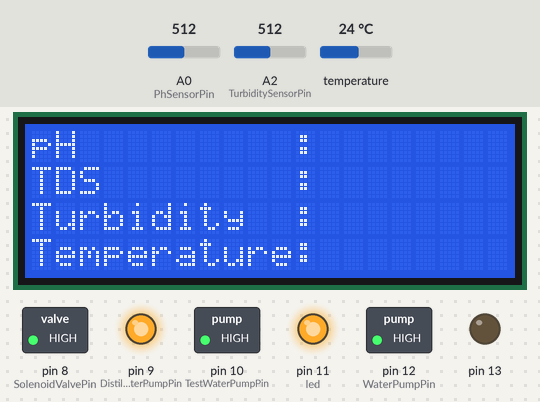
Simulated run of this sketch. Board: Arduino Mega 2560, built with avr-gcc and run on an emulated ATmega2560. Shown: 20×4 character LCD, switched loads named in the sketch (green lamp = pin HIGH), output pins drawn as LEDs (lit = HIGH). The test bench sets the inputs (shaded band); at power-on: A0 (PhSensorPin) = 512, A2 (TurbiditySensorPin) = 512, temperature 24 °C. What the sketch prints to the serial monitor is not drawn.

Above: at 5.2 s.
At 26.3 s:
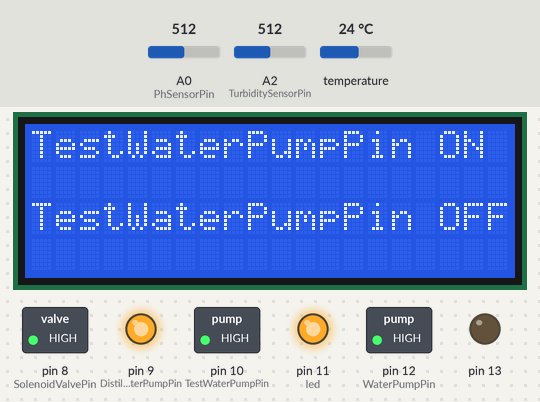
At 39.4 s:
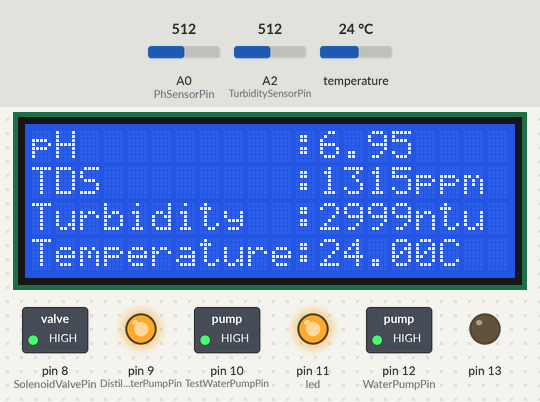
At 57.5 s:
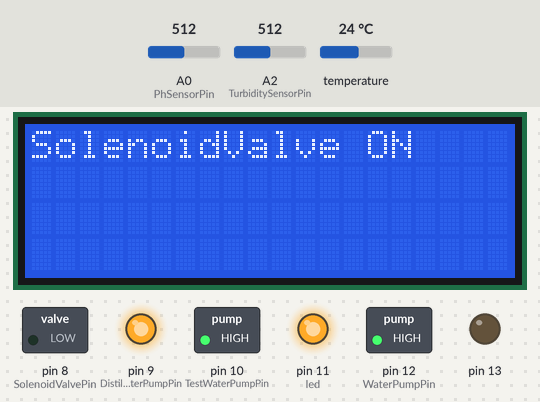
At 82.5 s:
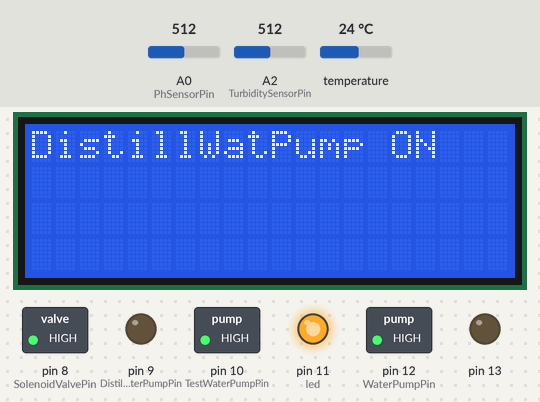
At 127.6 s:
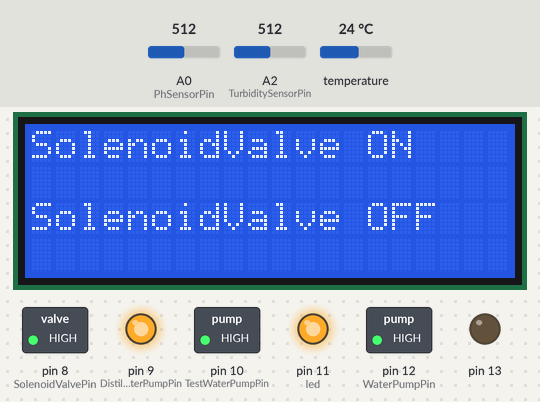
Timing chart, 0 to 129.1 s (numbered marks = the images above):
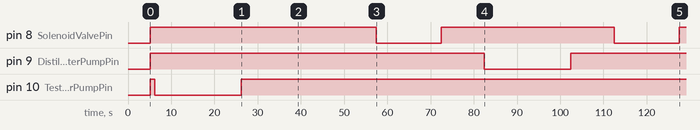

The sketch:

+20x4_LCD+DO_Prediction+Nodemcu+Actuators_Passive_Mode_-code.ino
```cpp
//This code is for running our RAS system in Passive Mode.We will take readings from Sensors and Predict Dissolved Oxygen from ML model and Send this data to cloud via IOT module and Run Actuators after fixed time interval(Passive Mode).
//Components like aerator will run indefinitely.
#define PhSensorPin A0       // the pH meter Analog output is connected with the Arduino’s Analog A0
unsigned long int avgValue;  //Store the average value of the sensor feedback
float b;
int buf[10], temp;


#include "GravityTDS.h"
#define TdsSensorPin A1
GravityTDS gravityTds;
float temperature = 25;
float tds = 0;


#define TurbiditySensorPin A2
float ntu;


#include <OneWire.h>
#include <DallasTemperature.h>
#define ONE_WIRE_BUS 3                                 //Connect temperature sensor Data wire i.e yellow wire to Arduino Digital Pin 3 (Because pin 0 is reserved for Rx and pin 1 is reserved for Tx)
OneWire oneWire(ONE_WIRE_BUS);                 // Setup a oneWire instance to communicate with any OneWire devices
DallasTemperature sensors(&oneWire);                 // Pass our oneWire reference to Dallas Temperature sensor


#include <LiquidCrystal_I2C.h>
LiquidCrystal_I2C lcd(0x27, 20, 4); // I2C address 0x27, 20 column and 4 rows


float dox;


//We will use Serial communication to transfer sensor data  from Arduino Mega to Nodemcu
// setting communication with nodemcu
#include <SoftwareSerial.h>       // We will use this "Software Serial Library" to create software-based serial ports on any digital pins of the Arduino board.These software-based serial ports function similarly to the hardware UART (Serial) and can be used for serial communication with peripherals like with the Nodemcu.
SoftwareSerial espSerial(5, 6);   // Creates a software serial port on pins 5 (RX) and 6 (TX) of our Arduino Mega
String str;


//Actuator Pins Define Here
#define TestWaterPumpPin 10  //Pin connected 5V water pump which is used for Testing Tank
#define DistilledWaterPumpPin 9  // Pin connected to 5V water connected which is used with distilled water to clean the sensors.
#define SolenoidValvePin 8    // Pin connected to 5V Solenoid (which is actually a water pump which is used as a virtual Solenoid)
//#define biofilter 9  //Pin connected to 3V aerator which is connected to BioSponge(acts as aerator+biofilter)
//#define aerator 10  //Pin connected to 9V aerator
#define led 11  //Pin connected to 9V Led bulbs
#define WaterPumpPin 12       // Pin connected to 12V water pump for Recirculation form Fish Tank to Biological Filter and Mechanical Filter(We made a single Filter which filters both Mechanical and Biological waste due to time and budget constrain)


void setup() {   // Put setup code here, to run once

  pinMode(13, OUTPUT);
  Serial.begin(9600);
  Serial.println("Ready");  //Test the serial monitor


  gravityTds.setPin(TdsSensorPin);
  gravityTds.setAref(5.0);       //reference voltage on ADC, default 5.0V on Arduino UNO
  gravityTds.setAdcRange(1024);  //1024 for 10bit ADC;4096 for 12bit ADC
  gravityTds.begin();            //initialization


  sensors.begin();


  lcd.init(); // initialize the lcd
  lcd.backlight();
  lcd.setCursor(0, 1);               // move cursor to the second row
  lcd.print("  EDP Project sem-6");  // print message at the second row
  lcd.setCursor(0, 2);               // move cursor to the third row
  lcd.print("  Dr.Munesh Singh");    // print message at the third row
  delay(5000);
  lcd.clear();


  espSerial.begin(9600);         //initializing espSerial


  pinMode(TestWaterPumpPin, OUTPUT);
  pinMode(DistilledWaterPumpPin, OUTPUT);
  pinMode(SolenoidValvePin, OUTPUT);
  //pinMode(biofilter, OUTPUT);
  //pinMode(aerator, OUTPUT);
  //digitalWrite(aerator, LOW);  //We use LOW transmitter relay,so it sends electricity when digitalWrite is LOW
  pinMode(led,OUTPUT);
  pinMode(WaterPumpPin, OUTPUT);

  digitalWrite(SolenoidValvePin, HIGH);
  digitalWrite(DistilledWaterPumpPin, HIGH);
  digitalWrite(TestWaterPumpPin, HIGH);
  digitalWrite(led, HIGH);
  digitalWrite(WaterPumpPin, HIGH);
}


void loop() {   // Put main code here, to run repeatedly

  //Initialize LCD Display with all our required fields
  lcd.setCursor(0, 0);            // move cursor the first row
  lcd.print("pH         :");      // print message at the first row
  lcd.setCursor(0, 1);            // move cursor to the second row
  lcd.print("TDS        :");      // print message at the second row
  lcd.setCursor(0, 2);            // move cursor to the third row
  lcd.print("Turbidity  :");      // print message at the third row
  lcd.setCursor(0, 3);            // move cursor to the fourth row
  lcd.print("Temperature:");      // print message the fourth row
  delay(1000);
  lcd.clear();

//Put water into the Testing Kit
    lcd.print("TestWaterPumpPin ON ");
    digitalWrite(TestWaterPumpPin, LOW);  // Turn on the water pump
    delay(20000);  // Wait for 20 seconds  as calculated from the reading taken at the time of testing
    lcd.print("TestWaterPumpPin OFF");
    digitalWrite(TestWaterPumpPin, HIGH);   // Turn off the water pump
    delay(10000);
    lcd.clear();

//Now we are ready to read the values of ph,tds,turbidity and temperature paramenters once some water reached from Fish Tank to the Testing Kit.

  //PH Code
  for (int i = 0; i < 10; i++)  //Get 10 sample value from the sensor for smooth the value
  {
    buf[i] = analogRead(PhSensorPin);
    delay(10);
  }
  for (int i = 0; i < 9; i++)  //sort the analog from small to large
  {
    for (int j = i + 1; j < 10; j++) {
      if (buf[i] > buf[j]) {
        temp = buf[i];
        buf[i] = buf[j];
        buf[j] = temp;
      }
    }
  }
  avgValue = 0;
  for (int i = 2; i < 8; i++)  //take the average value of 6 center sample
    avgValue += buf[i];
  float phValue = (float)avgValue * 5.0 / 1024 / 6;  //convert the analog into millivolt
  phValue = 3.5 * phValue;                           //convert the millivolt into pH value
  //Below 2 Lines added for our faulty ph sensor to calibirate it via software
  phValue = phValue - 1.7;  //Our ph sensor is always giving 1.7 units extra when put in fresh water which should ideally yield 7,so we subtracted this value.When we tested with lemon water(acidic) and soap water(basic) then also there is this extra 1.7 units even after calibirating the potentiometer our pH sensor.
  phValue = 14 - phValue;   //Our ph sensor is showing acidic values as greater than 7 and basic values as less than 7,so to reverse it we did 14-phValue operation
  float ph = phValue;
  Serial.print("pH:");
  Serial.print(ph, 2);  //We are printing the phValue with 2 decimal places
  Serial.println(" ");
  delay(500);


  //TDS Code
  //temperature = readTemperature();  //add your temperature sensor and read it
  gravityTds.setTemperature(temperature);  // set the temperature and execute temperature compensation
  gravityTds.update();                     //sample and calculate
  tds = gravityTds.getTdsValue();     // then get the value
  Serial.print("TDS:");
  Serial.print(tds, 0);  //We are printing the tdsValue with 0 decimal places on serial monitor
  Serial.println("ppm");
  delay(500);


  //Turbidity code
    for (int i = 0; i < 10; i++)  //Get 10 samples of analog voltage values from the turbidity sensor
  {
    buf[i] = analogRead(TurbiditySensorPin);    // reads the input on analog pin A2
    delay(10);                                                     //10 milliseconds between each readings helps stabilize the readings and reduce noise.
  }
  for (int i = 0; i < 9; i++)  //sort the analog voltage values from small to large
  {
    for (int j = i + 1; j < 10; j++) {
      if (buf[i] > buf[j]) {
        temp = buf[i];
        buf[i] = buf[j];
        buf[j] = temp;
      }
    }
  }
  avgValue = 0;
  for (int i = 2; i < 8; i++)  //Take average of the middle six values (index 2 to 7).Ignoring the first and last values help mitigate the effects of outliers on the average.
   avgValue += buf[i];
  avgValue=(float)avgValue/6;  //The (float) part casts the variable avgValue to a floating-point number.This is done to ensure that the division operation that follows produces a floating-point result rather than integer.
 float voltage = avgValue * (5.0 / 1024.0);      // Convert the analog reading (which goes from 0 - 1023) to a voltage (0 - 5V):
  if(voltage < 2.5){       //Converting analog voltage from turbidity sensor to Nephelometric Turbidity Units(NTU)
      ntu = 3000;
    }else if (voltage > 4.2) {
    ntu = -1;                   //-1 is a status code indicating that sensor is faulty.
    }else {
      ntu = -1120.4*square(voltage)+5742.3*(voltage)-4353.8;   //This relationship is only valid for voltages between 2.5 and 4.2V.(3,000 to 0 turbidity).The sensor gives out 4.2V roughly at zero turbidity (clear water).
    }
  //If the turbidity sensor is giving analog voltage value greater than 4.2V even after caribirating its potentiometer,then it indicates that the sensor is faulty.
  //This is the case with our faulty turbidity sensor,even after calibirating its potentiometer,it is still giving analog voltage values greater than 4.2V many times(Ex:-4.74V).Consequently,the ntu value is turning out to be negative when substituting V>4.2 values in the above equation.
  //So to address this issue,let us print "-1" as the Turbidity value if we get analog voltage V>4.2 for the turbidity sensor.This "-1" status code indicates that the sensor is faulty.Let us also modify the LCD display code accordingly to reflect these changes in a new screen.
  float tur = ntu;
  Serial.print("Turbidity:");
  Serial.print(tur);  // prints the value of turbidity in ntu units on the serial monitor
  Serial.println("ntu");
  delay(500);


  //Temperature  code
  // Call sensors.requestTemperatures() to issue a global temperature and Requests to all devices on the bus
  sensors.requestTemperatures();
  Serial.print("Temperature:");
  Serial.print(sensors.getTempCByIndex(0));
  float tem = sensors.getTempCByIndex(0);
  Serial.println("C");
  delay(500);


  // Dissolved Oxygen Prediction code
  // Dissolved Oxygen Prediction is done using Quadratic Regression Equation that has been obtained by training a Quadratic Regression Machine Learning model using the dataset "Water Quality Testing.csv" which is taken from "https://www.kaggle.com/datasets/shreyanshverma27/water-quality-testing/data"
  float con = 0.7*tds;    //Conductivity (µS/cm) = TDS (ppm)×K where K is a conversion factor that depends on the water composition and temperature. A typical value for K is around 0.5 to 0.8.We take K=0.7.We evluate conductivity value from tds value so that we can directly use it in our quadratic regression equatiuon to predict the dissolved oxygen value.
  int exit = 10;
  dox = -727.354168+0.000000*(1)+240.932430*(ph)+3.369445*(tem)-0.967652*(tur)-1.019194*(con)-17.181410*square(ph)-0.416744*(ph)*(tem)-0.332142*(ph)*(tur)+0.052905*(ph)*(con)-0.060093*square(tem)-0.100080*(tem)*(tur)+0.007691*(tem)*(con)+0.150668*square(tur)+0.011365*(tur)*(con)+0.000663*square(con);   // Since Arduino Mega Supports 32-bit floating values which means we can have 7 decimal degits of precision.So we use upto 6 decimal digit values of Bias and Weights(also called Intercept and Coefficient respectively) in our Quadratic Regression Equation
  Serial.print("Dissolved Oxygen:");
  Serial.print(dox, 1);          // prints the predicted value of dissolved oxygen with 1 decimal place on the serial monitor
  Serial.println("ppm");         // 1mg/L=1ppm of dissolved oxygen in dilute aqueous solutions.So the dissolved oxygen value obtained using the quadratic regression is in mg/L is same as in ppm units.
    if (ph >= 6.83 && ph <= 7.48 && tem >= 20.3 && tem <= 23.6 && tur >= 3.1 && tur <= 5.1 && con >= 316 && con <= 370)  //We are specifying the min and max values of each of the 4 parameters i.e ph,tem,tur,con  in the dataset on which our ML model is trained
    {
    exit = 1;                    //Exit status 1 indicates that the value of dissolved oxygen predicted by our Quadratic Regression ML model is more likely a Accurate Prediction because all the values of ph,tem,tur,con obtained by our sensors are within the range of max and min values on which the Quadratic Regression ML model is trained.
    Serial.print("Exit Status:");
    Serial.println(exit);
    } else {
    exit = 0;                    //Exit status 0 indicates that the value of dissolved oxygen predicted by our Quadratic Regression ML model is more likely a Inaccurate Prediction because any of the values of ph,tem,tur,con obtained by our sensors are not within the range of max and min values on which the Quadratic Regression ML model is trained.This may sometimes exclusively occur because of a faulty sensor/not properly calibirated sensor or just naturally because of using a different water sample.
    Serial.print("Exit Status:");
    Serial.println(exit);
    }


  // Nodemcu code
  // Sending sensors values and predicted dissolved oxygen values to nodemcu in a string and the values are separated by comma.These values are then sent to the ThingsSpeak cloud platform.(IOT)
  str = String(ph)+String(",")+String(tds)+String(",")+String(tur)+String(",")+String(tem)+String(",")+String(dox);
  espSerial.println(str);   //Prints the above values on the Serial Monitor of the ESP module/Nodemcu module using commiunication b/w Arduino Mega and Nodemcu


  //20x4 LCD Display code
  lcd.setCursor(0, 0);                  // move cursor the first row
  lcd.print("pH         :");            // print message at the first row
  lcd.print(ph);
  lcd.setCursor(0, 1);                  // move cursor to the second row
  lcd.print("TDS        :");            // print message at the second row
  lcd.print(tds, 0);               //We are printing the tdsValue with 0 decimal places on LCD Display also.
  lcd.print("ppm");
  lcd.setCursor(0, 2);                  // move cursor to the third row
  lcd.print("Turbidity  :");            // print message at the third row
  lcd.print(tur, 0);                    //prints the Turbidity value in ntu units with 0 decimal places on LCD screen.This makes sure enough space is there for diplaying the units "ntu" on the LCD screen.
  lcd.print("ntu");
  lcd.setCursor(0, 3);                  // move cursor to the fourth row
  lcd.print("Temperature:");            // print message the fourth row
  lcd.print(tem);
  lcd.print("C");                       //Displays the values of all parameters for 10sec on the LCD screen
  delay(10000);

  lcd.clear();                         //For displaying Predicted Dissolved oxygen values.
  lcd.setCursor(0, 0);                 // move cursor the first row
  lcd.print("Diss Oxy:");
  lcd.print(dox, 1);                   //We are printing the dissolved oxygen value with 1 decimal place with ppm units on LCD Display.
  lcd.print("ppm");
  lcd.setCursor(0, 1);                 // move cursor the second row
  lcd.print("Ext Stat:");
  lcd.print(exit);                   //We are printing the Exit Status Code of our dissolved oxygen prediction ML model.
  delay(5000);


  lcd.clear();                      //For Displaying Debugging Information
  lcd.setCursor(0, 0);
  lcd.print("-1=>Faulty Sensor");
  lcd.setCursor(0, 1);
  lcd.print("Clean/Calibirate/");
  lcd.setCursor(0, 2);
  lcd.print("Replace the Sensor");      //Instructs to Clean/Calibirate/Replace the respective faulty sensor.
  lcd.setCursor(0, 3);
  lcd.print("Turbidity Volt:");              //Prints the analog voltage output of the Turbidity sensor for debugging purposes.Fox example using this value we can calbirate the potentiometer of turbidity sensor accordingly.
  lcd.print(voltage);
  lcd.print("V");
  delay(3000);                          //Displays the Debugging Information for 3sec
  lcd.clear();    //Since a character written to the LCD display stays there until it is overwritten,so using lcd.clear() makes sure that all characters on LCD screen are completely erased by overwriting all positions with space character.This ensures that no character from previous display is carried on to the next display.


//Remove water from Testing Kit
    lcd.print("SolenoidValve ON    ");
    digitalWrite(SolenoidValvePin, LOW);      //Since our solenoid value is faulty and not working,so we used another water pump to pump back the water into the Fish Tank.
    delay(15000);  // Wait for 20 seconds  as calculated from the reading taken at the time of testing
    lcd.print("SolenoidValve OFF   ");
    digitalWrite(SolenoidValvePin, HIGH);   // Turn off the water pump
    delay(10000);
    lcd.clear();


// Code of Running Other Actuators


//Now we will put Distilled Water into Testing Kit from distilled water tank to clean the sensors.
    lcd.print("DistillWatPump ON   ");
    digitalWrite(DistilledWaterPumpPin, LOW);  // Turn on the water pump
    delay(20000);  // Wait for 20 seconds  as calculated from the reading taken at the time of testing
    lcd.print("DistillWatPump OFF  ");
    digitalWrite(DistilledWaterPumpPin, HIGH);   // Turn off the water pump
    delay(10000);
    lcd.clear();


//Now we will remove the distilled water from Testing Kit once sensors are cleaned and leave this water into the Fish tank using a solenoid valve.
    lcd.print("SolenoidValve ON    ");
    digitalWrite(SolenoidValvePin, LOW);      //Since our solenoid value is faulty and not working,so we used another water pump to pump back the water into the Fish Tank.
    delay(15000);  // Wait for 15 seconds  as calculated from the reading taken at the time of testing
    lcd.print("SolenoidValve OFF   ");
    digitalWrite(SolenoidValvePin, HIGH);     // Turn off the water pump
    delay(10000);
    lcd.clear();


//Blinking of LED is analogous to "ON the water pump to pump water from Fish Tank to the Mechanical Filter".Since we didn't make a seperate biological and mechanical filter,we assume this LED as a powerful water pump which pumps the water into the mechanical filter with great force for purification.
//This Mechanical filter reduces the Turbidity(cloudiness) using different filtration layers.Mechanical Filter also reduces Total Dissolved Solvents(TDS) of the water using zeolite present in it.
    lcd.print("led ON              ");
    digitalWrite(led, LOW);
    delay(10000);  // Wait for 20 seconds  as calculated from the reading taken at the time of testing
    lcd.print("led OFF             ");
    digitalWrite(led, HIGH);
    delay(10000);
    lcd.clear();


//This is a 12V water pump which pumps the water from Fish Tank to Biological Filter with force.The filtered water will automatically fall into the Fish Tank from Biological Filter through a hole at bottom of filter with help of gravity.
//This Biological filter contains bacteria which grows on bioballs,ceramic rings,bio sponge which breaks down the ammonia left out by the fish.Biofilter is used to decrease the alkaline nature of the water i.e to decrease the PH of the water.
    lcd.print("WaterPumpPin ON     ");
    digitalWrite(WaterPumpPin, LOW);   //Turn on the water pump
    delay(40000);  // Wait for 20 seconds  as calculated from the reading taken at the time of testing
    lcd.print("WaterPumpPin OFF    ");
    digitalWrite(WaterPumpPin, HIGH);   // Turn off the water pump
    delay(10000);
    lcd.clear();
}
```

Measured:
- by itself, pin 8 (SolenoidValvePin): alternates HIGH for 40.1 s and LOW for 15.0 s
- by itself, pin 9 (DistilledWaterPumpPin): HIGH → LOW at 82.5 s, → HIGH 20.0 s later
- by itself, pin 10 (TestWaterPumpPin): HIGH → LOW at 6.2 s, → HIGH 20.0 s later
- what the display in image 0 shows lasts 1.0 s, from 5.2 s to 6.2 s
- what the display in image 1 shows lasts 10.0 s, from 26.2 s to 36.2 s
- what the display in image 3 shows lasts 15.0 s, from 57.4 s to 72.4 s
- what the display in image 4 shows lasts 20.0 s, from 82.5 s to 102.5 s
